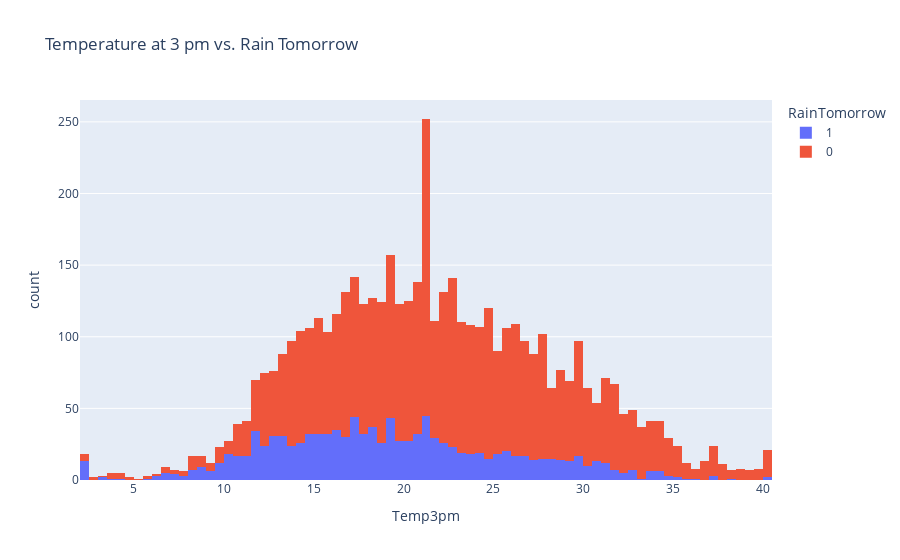

Notebook code cell kept with this figure:
### Code cell
px.histogram(sample_df, 
             x='Temp3pm', 
             title='Temperature at 3 pm vs. Rain Tomorrow', 
             color='RainTomorrow')

### Figure 1 — Plotly figure (JSON) as saved in the notebook; plotly's stock layout.template omitted (floating-point values rounded to 4 significant figures; data arrays with more than 128 entries replaced by an {"elided": "..."} marker saying what was removed)
{"data": [{"alignmentgroup": "True", "bingroup": "x", "hovertemplate": "RainTomorrow=1<br>Temp3pm=%{x}<br>count=%{y}<extra></extra>", "legendgroup": "1", "marker": {"color": "#636efa", "pattern": {"shape": ""}}, "name": "1", "offsetgroup": "1", "orientation": "v", "showlegend": true, "type": "histogram", "x": {"elided": "1152 float values"}, "xaxis": "x", "yaxis": "y"}, {"alignmentgroup": "True", "bingroup": "x", "hovertemplate": "RainTomorrow=0<br>Temp3pm=%{x}<br>count=%{y}<extra></extra>", "legendgroup": "0", "marker": {"color": "#EF553B", "pattern": {"shape": ""}}, "name": "0", "offsetgroup": "0", "orientation": "v", "showlegend": true, "type": "histogram", "x": {"elided": "3848 float values"}, "xaxis": "x", "yaxis": "y"}], "layout": {"barmode": "relative", "legend": {"title": {"text": "RainTomorrow"}, "tracegroupgap": 0}, "title": {"text": "Temperature at 3 pm vs. Rain Tomorrow"}, "xaxis": {"anchor": "y", "domain": [0, 1], "title": {"text": "Temp3pm"}}, "yaxis": {"anchor": "x", "domain": [0, 1], "title": {"text": "count"}}}}
